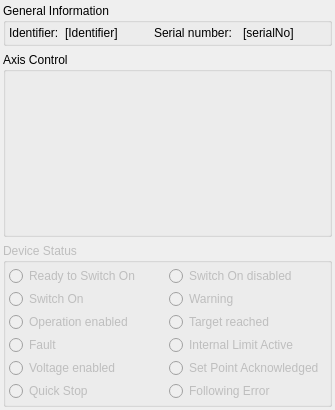
<?xml version="1.0" encoding="UTF-8"?>
<ui version="4.0">
 <class>DockWidgetThorlabsElliptec</class>
 <widget class="QWidget" name="DockWidgetFaulhaberMCS">
  <property name="geometry">
   <rect>
    <x>0</x>
    <y>0</y>
    <width>335</width>
    <height>410</height>
   </rect>
  </property>
  <property name="minimumSize">
   <size>
    <width>0</width>
    <height>407</height>
   </size>
  </property>
  <property name="windowTitle">
   <string>Form</string>
  </property>
  <layout class="QGridLayout" name="gridLayout_2">
   <property name="leftMargin">
    <number>3</number>
   </property>
   <property name="topMargin">
    <number>3</number>
   </property>
   <property name="rightMargin">
    <number>3</number>
   </property>
   <property name="bottomMargin">
    <number>3</number>
   </property>
   <item row="2" column="0">
    <widget class="QGroupBox" name="groupBoxDeviceStatus">
     <property name="enabled">
      <bool>false</bool>
     </property>
     <property name="title">
      <string>Device Status</string>
     </property>
     <layout class="QGridLayout" name="gridLayout_3">
      <property name="leftMargin">
       <number>3</number>
      </property>
      <property name="topMargin">
       <number>3</number>
      </property>
      <property name="rightMargin">
       <number>3</number>
      </property>
      <property name="bottomMargin">
       <number>3</number>
      </property>
      <property name="spacing">
       <number>3</number>
      </property>
      <item row="5" column="0">
       <widget class="QRadioButton" name="radioButtonQuickStop">
        <property name="text">
         <string>Quick Stop</string>
        </property>
        <property name="autoExclusive">
         <bool>false</bool>
        </property>
       </widget>
      </item>
      <item row="4" column="0">
       <widget class="QRadioButton" name="radioButtonVoltageEnabled">
        <property name="text">
         <string>Voltage enabled</string>
        </property>
        <property name="autoExclusive">
         <bool>false</bool>
        </property>
       </widget>
      </item>
      <item row="0" column="1">
       <widget class="QRadioButton" name="radioButtonSwitchOnDisabled">
        <property name="text">
         <string>Switch On disabled</string>
        </property>
        <property name="autoExclusive">
         <bool>false</bool>
        </property>
       </widget>
      </item>
      <item row="0" column="0">
       <widget class="QRadioButton" name="radioButtonReadyToSwitchOn">
        <property name="text">
         <string>Ready to Switch On</string>
        </property>
        <property name="checkable">
         <bool>true</bool>
        </property>
        <property name="checked">
         <bool>false</bool>
        </property>
        <property name="autoExclusive">
         <bool>false</bool>
        </property>
       </widget>
      </item>
      <item row="2" column="0">
       <widget class="QRadioButton" name="radioButtonOperationEnabled">
        <property name="text">
         <string>Operation enabled</string>
        </property>
        <property name="autoExclusive">
         <bool>false</bool>
        </property>
       </widget>
      </item>
      <item row="1" column="0">
       <widget class="QRadioButton" name="radioButtonSwitchOn">
        <property name="text">
         <string>Switch On</string>
        </property>
        <property name="checkable">
         <bool>true</bool>
        </property>
        <property name="autoExclusive">
         <bool>false</bool>
        </property>
       </widget>
      </item>
      <item row="3" column="1">
       <widget class="QRadioButton" name="radioButtonInternalLimitActive">
        <property name="text">
         <string>Internal Limit Active</string>
        </property>
        <property name="autoExclusive">
         <bool>false</bool>
        </property>
       </widget>
      </item>
      <item row="4" column="1">
       <widget class="QRadioButton" name="radioButtonSetPointAcknowledged">
        <property name="text">
         <string>Set Point Acknowledged</string>
        </property>
        <property name="autoExclusive">
         <bool>false</bool>
        </property>
       </widget>
      </item>
      <item row="1" column="1">
       <widget class="QRadioButton" name="radioButtonWarning">
        <property name="text">
         <string>Warning</string>
        </property>
        <property name="autoExclusive">
         <bool>false</bool>
        </property>
       </widget>
      </item>
      <item row="5" column="1">
       <widget class="QRadioButton" name="radioButtonFollowingError">
        <property name="text">
         <string>Following Error</string>
        </property>
        <property name="autoExclusive">
         <bool>false</bool>
        </property>
       </widget>
      </item>
      <item row="3" column="0">
       <widget class="QRadioButton" name="radioButtonFault">
        <property name="text">
         <string>Fault</string>
        </property>
        <property name="autoExclusive">
         <bool>false</bool>
        </property>
       </widget>
      </item>
      <item row="2" column="1">
       <widget class="QRadioButton" name="radioButtonTargetReached">
        <property name="text">
         <string>Target reached</string>
        </property>
        <property name="autoExclusive">
         <bool>false</bool>
        </property>
       </widget>
      </item>
     </layout>
    </widget>
   </item>
   <item row="1" column="0">
    <widget class="QGroupBox" name="groupBoxAxisControl">
     <property name="title">
      <string>Axis Control</string>
     </property>
     <layout class="QGridLayout" name="gridLayout">
      <property name="leftMargin">
       <number>3</number>
      </property>
      <property name="topMargin">
       <number>3</number>
      </property>
      <property name="rightMargin">
       <number>3</number>
      </property>
      <property name="bottomMargin">
       <number>3</number>
      </property>
      <property name="spacing">
       <number>3</number>
      </property>
      <item row="0" column="0">
       <widget class="MotorAxisController" name="axisController">
        <property name="sizePolicy">
         <sizepolicy hsizetype="Preferred" vsizetype="Expanding">
          <horstretch>0</horstretch>
          <verstretch>0</verstretch>
         </sizepolicy>
        </property>
        <property name="minimumSize">
         <size>
          <width>0</width>
          <height>134</height>
         </size>
        </property>
        <property name="numAxis">
         <number>1</number>
        </property>
        <property name="defaultAxisUnit">
         <enum>MotorAxisController::AxisUnit::UnitAU</enum>
        </property>
        <property name="defaultAxisType">
         <enum>MotorAxisController::AxisType::TypeLinear</enum>
        </property>
        <property name="defaultRelativeStepSize">
         <double>100.000000000000000</double>
        </property>
        <property name="defaultDecimals">
         <number>0</number>
        </property>
        <property name="movementTypeVisible">
         <bool>true</bool>
        </property>
        <property name="arbitraryUnit">
         <string/>
        </property>
       </widget>
      </item>
     </layout>
    </widget>
   </item>
   <item row="0" column="0">
    <widget class="QGroupBox" name="groupBoxGeneralInformation">
     <property name="title">
      <string>General Information</string>
     </property>
     <layout class="QGridLayout" name="gridLayout_4">
      <property name="leftMargin">
       <number>3</number>
      </property>
      <property name="topMargin">
       <number>3</number>
      </property>
      <property name="rightMargin">
       <number>3</number>
      </property>
      <property name="bottomMargin">
       <number>3</number>
      </property>
      <property name="verticalSpacing">
       <number>3</number>
      </property>
      <item row="0" column="1">
       <widget class="QLabel" name="label">
        <property name="sizePolicy">
         <sizepolicy hsizetype="Maximum" vsizetype="Preferred">
          <horstretch>0</horstretch>
          <verstretch>0</verstretch>
         </sizepolicy>
        </property>
        <property name="text">
         <string>Identifier:</string>
        </property>
       </widget>
      </item>
      <item row="0" column="3">
       <widget class="QLabel" name="label_2">
        <property name="text">
         <string>Serial number:</string>
        </property>
       </widget>
      </item>
      <item row="0" column="2">
       <widget class="QLabel" name="lblIdentifier">
        <property name="sizePolicy">
         <sizepolicy hsizetype="Preferred" vsizetype="Maximum">
          <horstretch>0</horstretch>
          <verstretch>0</verstretch>
         </sizepolicy>
        </property>
        <property name="text">
         <string>[Identifier]</string>
        </property>
       </widget>
      </item>
      <item row="0" column="4">
       <widget class="QLabel" name="lblSerialNo">
        <property name="text">
         <string>[serialNo]</string>
        </property>
       </widget>
      </item>
     </layout>
    </widget>
   </item>
  </layout>
 </widget>
 <customwidgets>
  <customwidget>
   <class>MotorAxisController</class>
   <extends>QWidget</extends>
   <header>motorAxisController.h</header>
  </customwidget>
 </customwidgets>
 <resources/>
 <connections/>
</ui>
